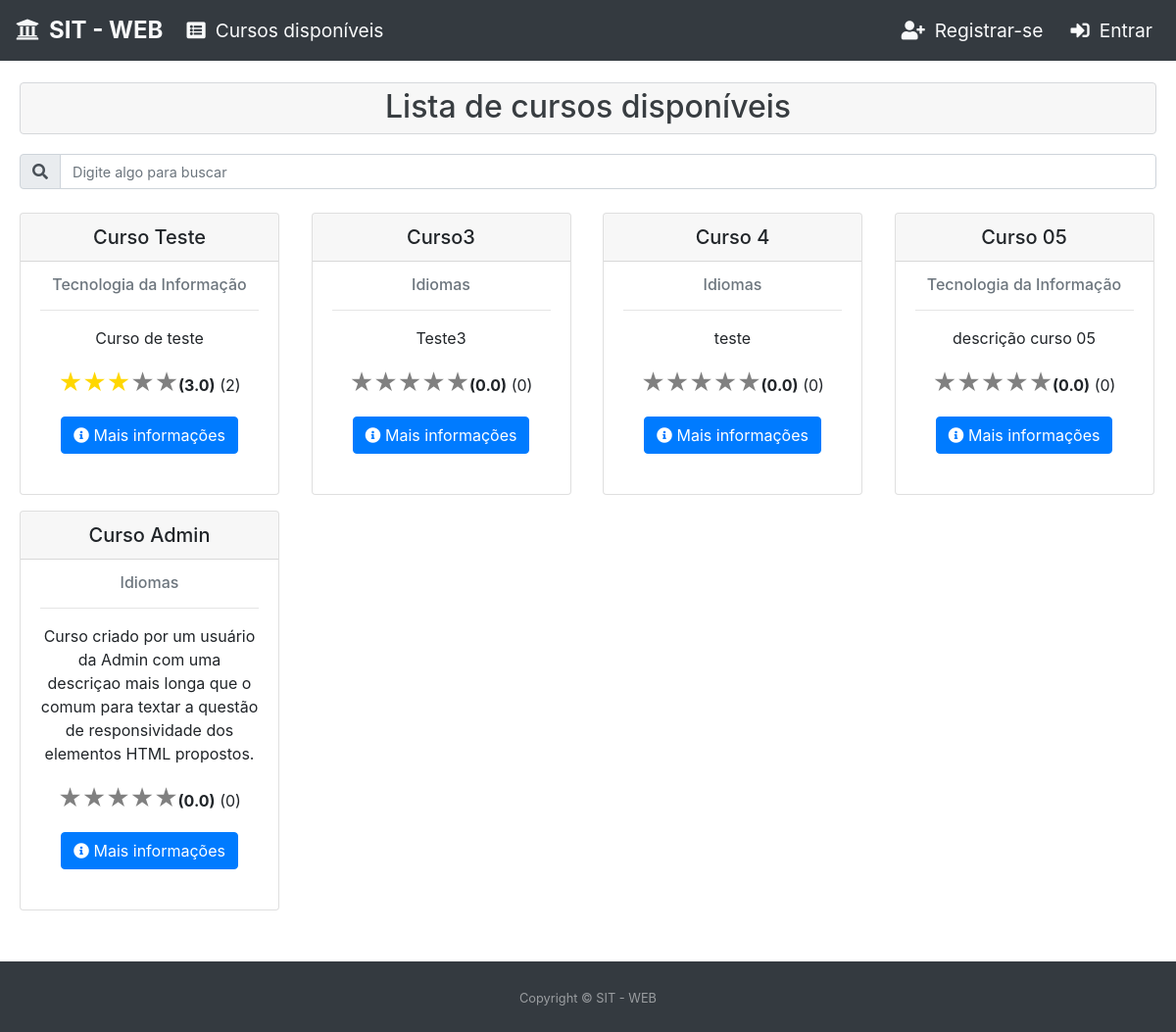
Page /cursos on the earlier database version.
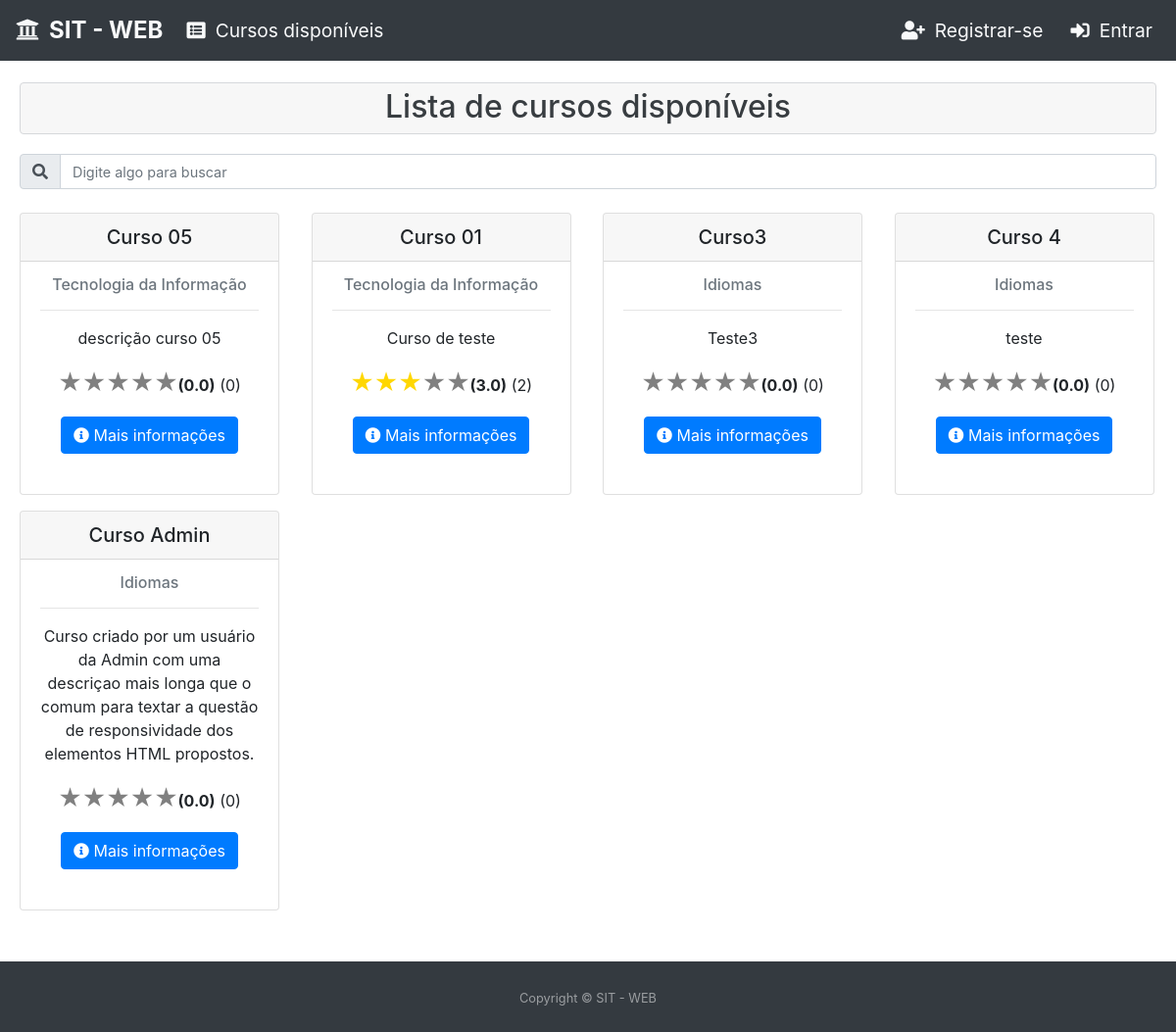
Same page on the later database version.
### core/models.py (models this page shows, shortened)
class Curso(models.Model):
    objects = CursoManager()
    titulo = models.CharField(unique=True, max_length=70, verbose_name=u"título")
    categoria = models.ForeignKey(Categoria, on_delete=models.CASCADE)
    usuario = models.ForeignKey(AUTH_USER_MODEL, on_delete=models.CASCADE)
    nome_instrutor = models.CharField(null=True, verbose_name=u"Nome do instrutor", blank=True, max_length=50)
    palavras_chaves = models.CharField(max_length=150, null=True, blank=True)
    descricao = models.TextField(max_length=250, verbose_name=u"descrição", null=True, blank=True)
    publicado = models.BooleanField(default=False)
    data_publicado = models.DateTimeField(null=True, blank=True)
    data_criacao = models.DateTimeField(auto_now_add=True, null=True, blank=True)
    data_atualizacao = models.DateTimeField(auto_now=True, null=True, blank=True)
    class Meta:
        verbose_name = "Curso"
        verbose_name_plural = "Cursos"
    class CustomMeta:
        ordering_field = 'titulo'
        search_fields = ['titulo', 'categoria__titulo', 'usuario__first_name', 'nome_instrutor', 'palavras_chaves', 'descricao']
    def obtem_numero_avaliacoes(self):
        avaliacoes = Avaliacao.objects.filter(
            curso=self
        )
        return avaliacoes.count()
    def obtem_nota_media(self):
        nota_media_curso = 0
        avaliacoes = Avaliacao.objects.filter(
            curso=self
        )
        if avaliacoes.count() > 0:
            nota_media_curso = avaliacoes.aggregate(
                Avg('nota')
            )['nota__avg']
        nota_media_curso = float("{0:.1f}".format(nota_media_curso, 1))
        return nota_media_curso

class Categoria(models.Model):
    objects = CategoriaManager()
    titulo = models.CharField(max_length=40, verbose_name=u"título")
    data_criacao = models.DateTimeField(auto_now_add=True, null=True, blank=True)
    data_atualizacao = models.DateTimeField(auto_now=True, null=True, blank=True)
    class Meta:
        verbose_name = "Categoria"
        verbose_name_plural = "Categorias"
    class CustomMeta:
        ordering_field = 'titulo'
        search_fields = ['titulo',]

### core/views.py (the view)
# urls.py: path('cursos',                              cursosListView,                                 name='cursos'),
def cursosListView(request):
    cursos = Curso.objects.filter(publicado=True).order_by('-data_atualizacao')
    if cursos:
        try:
            search = request.GET.get('search')
        except:
            search = None
        if search:
            search_fields = Curso.CustomMeta.search_fields
            filtro = reduce(or_, [Q(**{'{}__icontains'.format(f): search}) for f in search_fields], Q())
            cursos = cursos.filter(filtro)
        else:
            paginator = Paginator(cursos, 5)
            page = request.GET.get('page')
            cursos = paginator.get_page(page)
    lista_cursos = []
    for curso in cursos:
        dict_curso = {}
        dict_curso['curso'] = curso
        dict_curso['categoria'] = curso.categoria.titulo
        dict_curso['numero_avaliacoes'] = curso.obtem_numero_avaliacoes()
        nota_media = curso.obtem_nota_media()
        dict_curso['nota_media'] = nota_media
        dict_curso['nota_1'] = ''
        dict_curso['nota_2'] = ''
        dict_curso['nota_3'] = ''
        dict_curso['nota_4'] = ''
        dict_curso['nota_5'] = ''
        if nota_media >= 0.25 and nota_media <= 0.75:
            dict_curso['nota_1'] = 'half'
        if nota_media > 0.75 and nota_media <= 1.25:
            dict_curso['nota_1'] = 'on'
        if nota_media > 1.25 and nota_media <= 1.75:
            dict_curso['nota_1'] = 'on'
            dict_curso['nota_2'] = 'half'
        if nota_media > 1.75 and nota_media <= 2.25:
            dict_curso['nota_1'] = 'on'
            dict_curso['nota_2'] = 'on'
        if nota_media > 2.25 and nota_media <= 2.75:
            dict_curso['nota_1'] = 'on'
            dict_curso['nota_2'] = 'on'
            dict_curso['nota_3'] = 'half'
        if nota_media > 2.75 and nota_media <= 3.25:
            dict_curso['nota_1'] = 'on'
            dict_curso['nota_2'] = 'on'
            dict_curso['nota_3'] = 'on'
        if nota_media > 3.25 and nota_media <= 3.75:
            dict_curso['nota_1'] = 'on'
            dict_curso['nota_2'] = 'on'
            dict_curso['nota_3'] = 'on'
            dict_curso['nota_4'] = 'half'
        if nota_media > 3.75 and nota_media <= 4.25:
            dict_curso['nota_1'] = 'on'
            dict_curso['nota_2'] = 'on'
            dict_curso['nota_3'] = 'on'
            dict_curso['nota_4'] = 'on'
        if nota_media > 4.25 and nota_media <= 4.75:
            dict_curso['nota_1'] = 'on'
            dict_curso['nota_2'] = 'on'
            dict_curso['nota_3'] = 'on'
            dict_curso['nota_4'] = 'on'
            dict_curso['nota_5'] = 'half'
        if nota_media > 4.75:
            dict_curso['nota_1'] = 'on'
            dict_curso['nota_2'] = 'on'
            dict_curso['nota_3'] = 'on'
            dict_curso['nota_4'] = 'on'
            dict_curso['nota_5'] = 'on'
        lista_cursos.append(dict_curso)
    nome_template = 'core/cursos-lista.html'
    if request.is_ajax():
        nome_template = 'core/cursos-lista-conteudo.html'
    return render(
        request,
        nome_template,
        {
            'objetos': cursos,
            'lista_cursos': lista_cursos,
        }
    )

### core/templates/core/cursos-lista.html (shortened to what this page needs)
{% extends  'base-home-page.html' %}
{% load static %}
{% block conteudo-home-page %}
    <div id="page-content">
        <section class="py-4">
            <div class="alert alert-secondary" role="alert" style="background-color: rgba(0,0,0,.03); margin-top: 20px; margin-left: 20px; margin-right: 20px; padding: 0;">
                <h2 class="text-center" style="margin-top: 5px;">Lista de cursos disponíveis</h2>
            </div>
            <div style="margin: 20px">
                <div class="col-12 search-div" style="padding: 0;">
                    <form method="GET" id="search-form">
                        <div class="input-group mb-3">
                            <div class="input-group-prepend">
                                <span class="input-group-text" id="basic-addon1"><i class="fas fa-search" id="teste"></i></span>
                            </div>
                            <input class="form-control" type="text" id="search" name="search"
                                   placeholder="Digite algo para buscar"
                                   value="{{ request.GET.search }}"
                                   style="font-size: 0.9rem"
                                   title="Informe qualquer caracteristica de um curso para filtrar">
                        </div>
                    </form>
                </div>
                <div class="container-pesquisa">
                    {% include  'core/cursos-lista-conteudo.html' %}
                </div>
            </div>
         </section>
    </div>
{% endblock %}

### core/templates/core/cursos-lista-conteudo.html
                <div class="row">
                {% for elemento in lista_cursos %}
                    <div class="col-sm-3 py-2">
                        <div class="card card-curso h-100">
                            <div class="card-header">
                                <h5 class="text-center" style="margin: 0; padding: 0;">{{elemento.curso.titulo}}</h5>
                            </div>
                            <div class="card-body">
                                <h6 class="card-subtitle mb-2 text-muted text-center">{{elemento.categoria}}</h6>
                                <hr/>
                                <p class="card-text text-center">{{elemento.curso.descricao}}</p>
                                <p>
                                    <div class="stars text-center">
                                        <span class="star {{ elemento.nota_1 }}"></span>
                                        <span class="star {{ elemento.nota_2 }}"></span>
                                        <span class="star {{ elemento.nota_3 }}"></span>
                                        <span class="star {{ elemento.nota_4 }}"></span>
                                        <span class="star {{ elemento.nota_5 }}"></span>
                                        <span><b>({{elemento.nota_media}})</b></span>
                                        <span>({{elemento.numero_avaliacoes}})</span>
                                    </div>
                                </p>
                                <p>
                                <div class="col text-center">
                                    <a href="/informacoes-curso/{{elemento.curso.id}}" class="btn btn-primary" role="button" title="Acessa página de informações detalhadas do curso">
                                        <i class="fas fa-info-circle class-icone-button"></i>
                                            Mais informações
                                    </a>
                                </div>
                                </p>
                            </div>
                        </div>
                    </div>
                {% endfor %}
                </div>

Differences in the rows shown:
changed Curso "Curso 05": moves up the list
changed Curso "Curso de teste": curso.titulo "Curso Teste" → "Curso 01"
